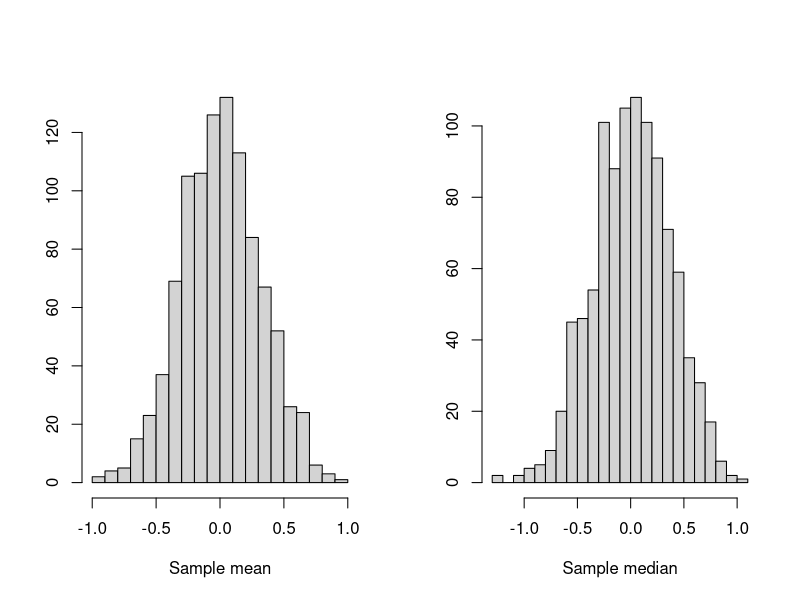
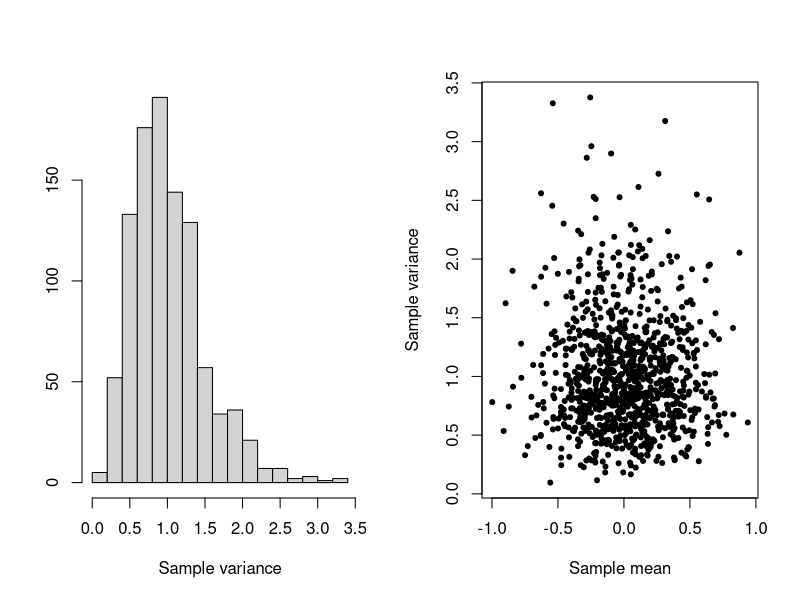

Recreate these plots in R, in order.
## STAT-12 - Example 1 ##

# Generating the simulated data #
M <- matrix(rnorm(10000), ncol=10)
xbar <- apply(M, 1, mean)
xtilde <- apply(M, 1, median)
s2 <- apply(M, 1, var)
df <- data.frame(xbar, xtilde, s2)
str(df)
df[1:10, ]

# Sampling distributions of the mean and the median #
mean(xbar)
var(xbar)
mean(xtilde)
var(xtilde)
par(mfrow=c(1,2))
hist(xbar, main="", breaks=20, xlab="Sample mean", ylab="")
hist(xtilde, main="", breaks=20, xlab="Sample median", ylab="")

## Sampling distribution of the variance ##
mean(s2)
var(s2)
hist(s2, main="", breaks=20, xlab="Sample variance", ylab="")
plot(s2 ~ xbar, main="", pch=20, xlab="Sample mean", ylab="Sample variance")
